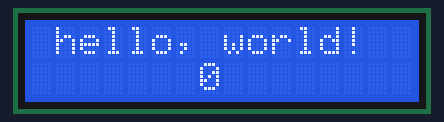
Bench run of a sketch on a simulated Arduino Uno, built with avr-gcc and run on an emulated ATmega328P. Parts: 16×2 character LCD.

Above: at 0.1 s.
At 4.1 s:
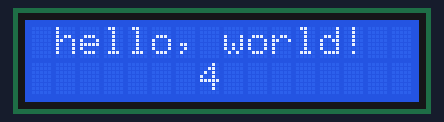
At 9.1 s:
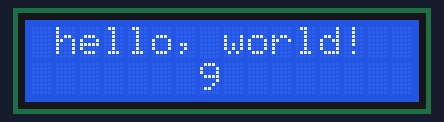
At 19.1 s:
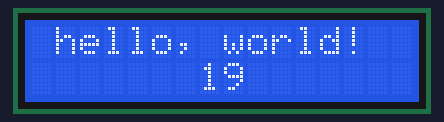
At 29.1 s:
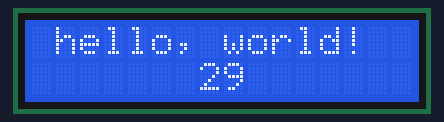
At 39.1 s:
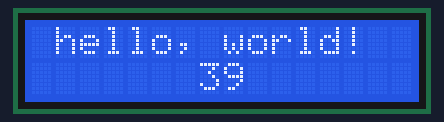

Measured:
- what the display in image 1 shows lasts 1.0 s, from 4.0 s to 5.0 s

The sketch:

Lcd_Letras.ino
```cpp
// include the library code:
#include <LiquidCrystal.h>

// initialize the library with the numbers of the interface pins
LiquidCrystal lcd(12, 11, 5, 4, 3, 2);

void setup() {
  // set up the LCD's number of columns and rows:
  lcd.begin(16, 2);
   lcd.setCursor(1, 0);
  // Print a message to the LCD.
  lcd.print("hello, world!");
}

void loop() {
  // set the cursor to column 0, line 1
  // (note: line 1 is the second row, since counting begins with 0):
  lcd.setCursor(7, 1);
  // print the number of seconds since reset:
  lcd.print(millis()/1000);
}
```
